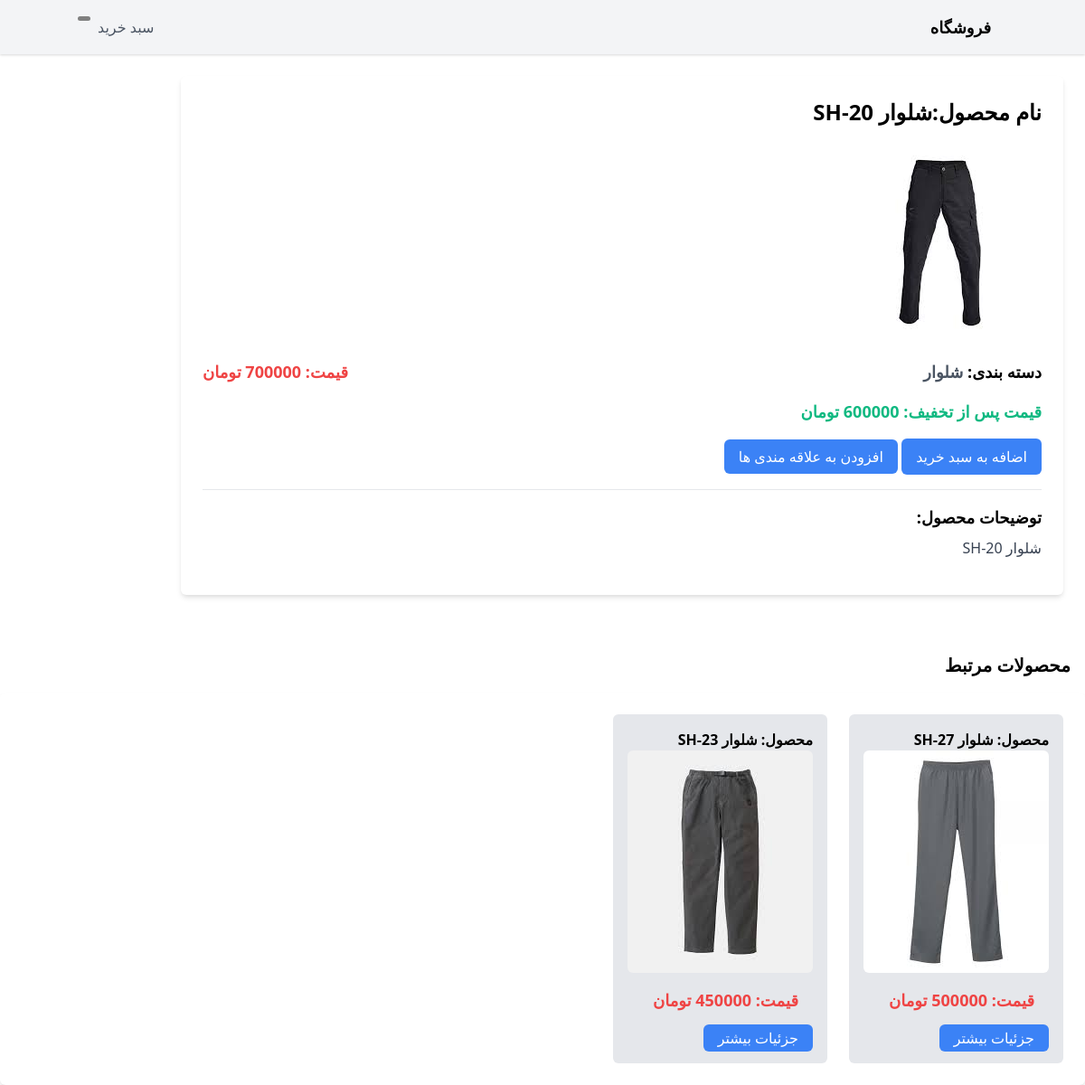
Screenshot of /product/9/shlor-sh-20 with the database file from the repository.
### shop/models.py (models this page shows, shortened)
class Product(models.Model):
    category = models.ForeignKey(Category, related_name='products', on_delete=models.CASCADE)
    name = models.CharField(max_length=255)
    slug = models.SlugField(max_length=255)
    description = models.TextField(max_length=1200)
    inventory = models.PositiveIntegerField(default=0)
    price = models.PositiveIntegerField(default=0)
    weight = models.PositiveIntegerField(default=0)
    off = models.PositiveIntegerField(default=0)
    new_price = models.PositiveIntegerField(default=0)
    created = models.DateTimeField(auto_now_add=True)
    updated = models.DateTimeField(auto_now=True)
    class Meta:
        ordering = ['-created']
        indexes = [
            models.Index(fields=['id', 'slug']),
            models.Index(fields=['name']),
            models.Index(fields=['-created']),
        ]
    def get_absolute_url(self):
        return reverse('shop:product_detail', args=[self.id, self.slug])

class Image(models.Model):
    product = models.ForeignKey(Product, on_delete=models.CASCADE, related_name="images")
    file = models.ImageField(upload_to="product_images/%Y/%m/%d")
    title = models.CharField(max_length=250, null=True, blank=True)
    description = models.TextField(null=True, blank=True)
    created = models.DateTimeField(auto_now_add=True)
    class Meta:
        ordering = ['-created']
        indexes = [
            models.Index(fields=['-created'])
        ]

class Category(models.Model):
    name = models.CharField(max_length=255)
    slug = models.SlugField(max_length=255, unique=True)
    class Meta:
        ordering = ['name']
        indexes = [
            models.Index(fields=['name'])
        ]
    def __str__(self):
        return self.name

### shop/views.py (the view)
# urls.py: path('product/<int:id>/<slug:slug>', views.product_detail, name='product_detail'),
def product_detail(request, id, slug):
    product = get_object_or_404(Product, slug=slug, id=id)
    category = product.category
    context = {
        'product': product,
        'category': category,
    }
    return render(request, 'shop/detail.html', context)

### cart/cart.py (called while the page is built)
    def __len__(self):
        return sum(item['quantity'] for item in self.cart.values())

### cart/context_processor.py (called while the page is built)
def cart(request):
    return {'cart': Cart(request)}

### shop/templatetags/template_tag.py (called while the page is built)
@register.simple_tag()
def suggestions(category, id):
    product = Product.objects.filter(category=category).exclude(id=id)[:5]
    return (product)

### shop/templates/shop/detail.html (shortened to what this page needs)
{% extends 'parent/base.html' %}
{% load static %}
{% load template_tag%}
{% load static tailwind_tags %}
{% block content %}
<body class="bg-gray-100">
    <div class="container w-full p-6">
        <div class="bg-white rounded-md shadow-md p-6 mb-6 w-full">
            <h1 class="text-2xl font-bold mb-4">نام محصول:{{product.name}}</h1>
            <img src="{{product.images.first.file.url}}" alt="نام محصول" class=" object-cover mb-4 rounded-md">
            <div class="flex justify-between items-center mb-4">
                <span class="text-lg font-semibold">دسته بندی: <span class="text-gray-600">{{product.category}}</span></span>
                <span class="text-lg font-semibold text-red-500">قیمت: {{product.price}} تومان</span>
            </div>
            {% if product.off %}
            <div class="mb-4">
                <span class="text-lg font-semibold text-green-500">قیمت پس از تخفیف: {{ product.new_price}} تومان</span>
            </div>
            {%endif%}
            <button class="bg-blue-500 text-white px-4 py-2 rounded-md hover:bg-blue-600" type="button" id="add-cart">اضافه به سبد خرید</button>
            <a href="{% url 'shop:save' product.id %}" class="bg-blue-500 text-white px-4 py-2 rounded-md hover:bg-blue-600">افزودن به علاقه مندی ها</a>
            <hr class="my-4">
            <h2 class="text-lg font-semibold mb-2">توضیحات محصول:</h2>
            <p class="text-gray-700 mb-4">{{ product.description }}</p>
        </div>
</div>
    <h2 class="text-xl font-bold m-4">محصولات مرتبط</h2>
        <div class="bg-white rounded-md shadow-md p-6 flex gird-cols-4 gap-6">
            {% suggestions product.category product.id as products %}
            {% for i in products %}
            <div class="grid  flex items-cetner gap-6">
                <div class="bg-gray-200 p-4 rounded-md">
                    <h3 class="font-semibold">محصول: {{i.name}}</h3>
                    <img src="{{ i.images.first.file.url }}" alt="{{i.name}}" class=" object-cover mb-2 rounded-md">
                    <p class="text-lg font-semibold text-red-500 m-4">
                       قیمت: {{i.price}} تومان</p>
                    <a class="bg-blue-500 text-white mt-2 px-4 py-1 rounded-md hover:bg-blue-600" href="{{i.get_absolute_url}}">جزئیات بیشتر</a>
                </div>
            </div>
            {% endfor%}
        </div>
</body>
</html>
{% endblock %}

### shop/templates/static/css/base.css (style rules this page uses)
.container { display: flex; }
a:link, a:visited { text-decoration: none; }

### rows the page displays
Product: name "شلوار SH-20", images.first.file (picture), category "شلوار", price "700000", description "شلوار SH-20"
Product: name "شلوار SH-27", images.first.file (picture), price "500000"
Product: name "شلوار SH-23", images.first.file (picture), price "450000"
